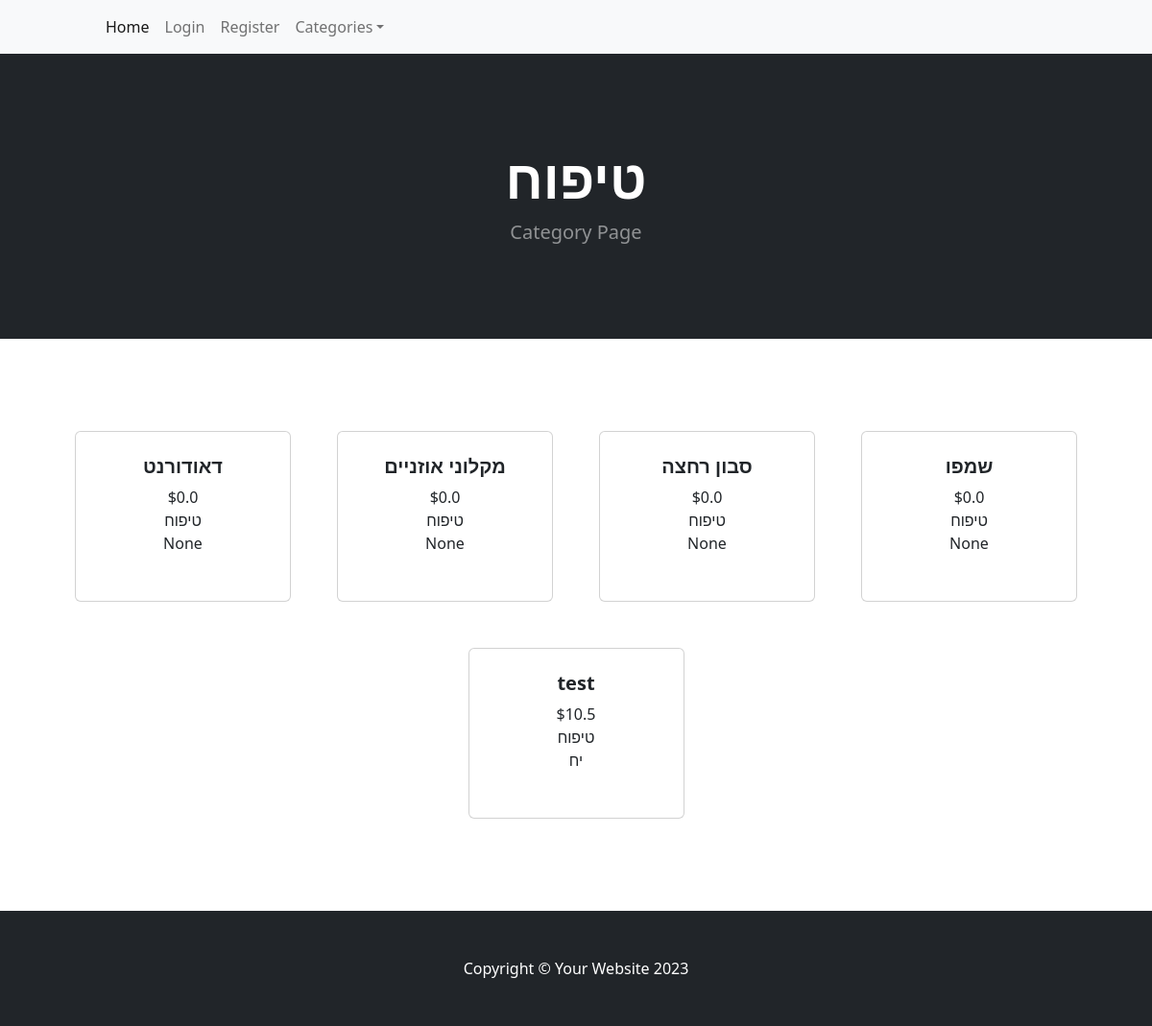
/category/טיפוח, run on an earlier commit of the app's database.
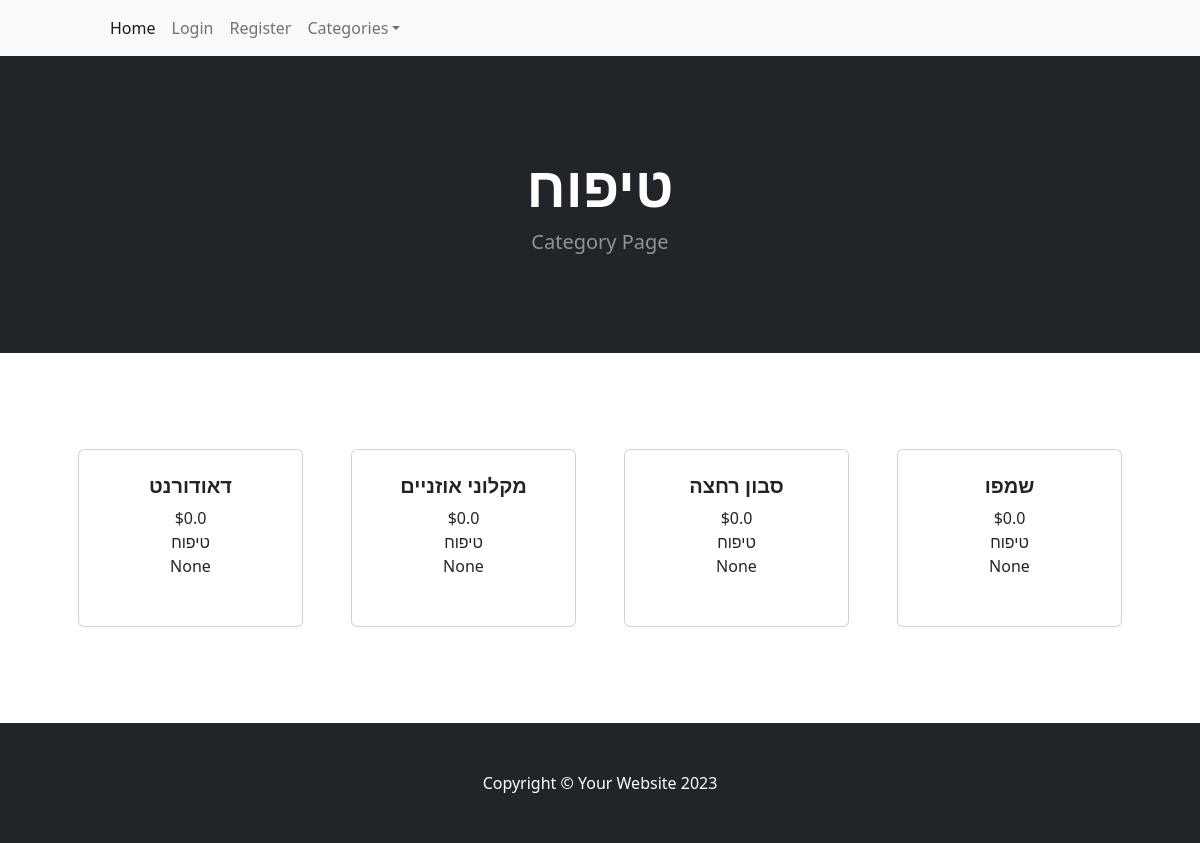
And on a later commit of the database.
### tables this page shows
CREATE TABLE products (
        id INTEGER PRIMARY KEY AUTOINCREMENT,
        name TEXT NOT NULL,
        unit TEXT ,
        price REAL,
        category_id INTEGER,
        FOREIGN KEY (category_id) REFERENCES categories(id)
    );

CREATE TABLE categories (
        id INTEGER PRIMARY KEY AUTOINCREMENT,
        name TEXT UNIQUE NOT NULL
    );

### app.py (the view)
@falsk_app.route('/category/<category_name>')
def category_name(category_name):
    cat_items = database_read(f"select p.*,cat.name as catName from products p left JOIN categories  cat on category_id = cat.id where cat.name ='{category_name}';")
    return render_template('category.html', cat=category_name,cat_items=cat_items)

### HandelDB.py (called while the page is built)
def database_read(sql,data=None):
    connection = sqlite3.connect(database_filename)
    connection.row_factory = sqlite3.Row
    db = connection.cursor()
    if data:
         db.execute(sql, data)
    else:
         db.execute(sql)
    records = db.fetchall()
    rows = [dict(record) for record in records]
    db.close()
    connection.close()
    return rows

### app.py (called while the page is built)
@falsk_app.context_processor
def inject_user():
    return dict(user=flask_login.current_user)

@falsk_app.teardown_appcontext
def close_connection(exception):
    db = getattr(g, '_database', None)
    if db is not None:
        db.close()

@falsk_app.context_processor
def inject_collected_count():
    def get_collected_count(list_id=None):
        if list_id is None:
            return 0
        sql = f"SELECT COUNT(*) as count FROM product_in_list WHERE list_id = '{list_id}' AND collected = 1"
        print(sql)
        result = database_read(sql)
        print(result)
        return result[0]['count'] if result else 0
    return dict(get_collected_count=get_collected_count)

### templates/category.html
{% extends 'base.html' %}
{% block content %}
        <header class="bg-dark py-5">
            <div class="container px-4 px-lg-5 my-5">
                <div class="text-center text-white">
                    <h1 class="display-4 fw-bolder">{{cat}}</h1>
                    <p class="lead fw-normal text-white-50 mb-0">Category Page</p>
                </div>
            </div>
        </header>
        <section class="py-5">
            <div class="container px-4 px-lg-5 mt-5">
                <div class="row gx-4 gx-lg-5 row-cols-2 row-cols-md-3 row-cols-xl-4 justify-content-center">
                    {%for product in cat_items%}
                    <div class="col mb-5">
                        <div class="card h-100">
                            <div class="card-body p-4">
                                <div class="text-center">
                                    <h5 class="fw-bolder">{{product.name}}</h5>
                                    ${{product.price}}
                                    <br>
                                    {{product.catName}}
                                    <br>
                                    {{product.unit}}
                                </div>
                            </div>
                            <div class="card-footer p-4 pt-0 border-top-0 bg-transparent">
                            </div>
                        </div>
                    </div>
                    {% endfor%}
                </div>
            </div>
        </section>
    {% endblock %}

What changed in the data, as far as the page shows it:
removed products: name "test", price "10.5", catName "טיפוח", unit "יח"
